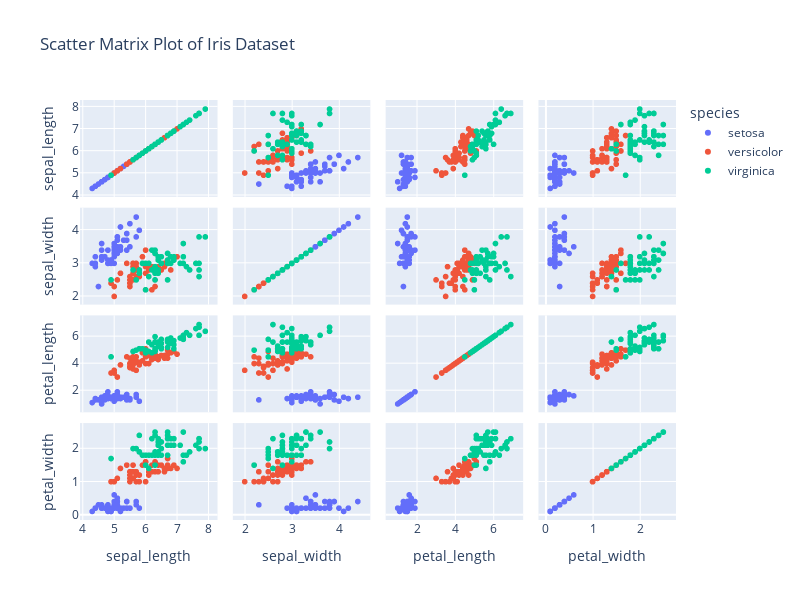

Notebook code for this chart:
### Markdown cell above
## Q4. Using the iris dataset in the Plotly library, Plot a scatter matrix plot, using the "species" column for the color parameter.
## Note: Use "sepal_length", "sepal_width", "petal_length", "petal_width" columns only with the dimensions parameter.

### Code cell
import plotly.express as px

iris = px.data.iris()

fig = px.scatter_matrix(
    iris,
    dimensions=["sepal_length", "sepal_width", "petal_length", "petal_width"],
    color="species",
    title="Scatter Matrix Plot of Iris Dataset",

)

fig.update_layout(
    height=600,
    width=800
)

fig.show()

### Figure 1 — Plotly figure (JSON) as saved in the notebook; plotly's stock layout.template omitted (floating-point values rounded to 4 significant figures)
{"data": [{"dimensions": [{"axis": {"matches": true}, "label": "sepal_length", "values": [5.1, 4.9, 4.7, 4.6, 5, 5.4, 4.6, 5, 4.4, 4.9, 5.4, 4.8, 4.8, 4.3, 5.8, 5.7, 5.4, 5.1, 5.7, 5.1, 5.4, 5.1, 4.6, 5.1, 4.8, 5, 5, 5.2, 5.2, 4.7, 4.8, 5.4, 5.2, 5.5, 4.9, 5, 5.5, 4.9, 4.4, 5.1, 5, 4.5, 4.4, 5, 5.1, 4.8, 5.1, 4.6, 5.3, 5]}, {"axis": {"matches": true}, "label": "sepal_width", "values": [3.5, 3, 3.2, 3.1, 3.6, 3.9, 3.4, 3.4, 2.9, 3.1, 3.7, 3.4, 3, 3, 4, 4.4, 3.9, 3.5, 3.8, 3.8, 3.4, 3.7, 3.6, 3.3, 3.4, 3, 3.4, 3.5, 3.4, 3.2, 3.1, 3.4, 4.1, 4.2, 3.1, 3.2, 3.5, 3.1, 3, 3.4, 3.5, 2.3, 3.2, 3.5, 3.8, 3, 3.8, 3.2, 3.7, 3.3]}, {"axis": {"matches": true}, "label": "petal_length", "values": [1.4, 1.4, 1.3, 1.5, 1.4, 1.7, 1.4, 1.5, 1.4, 1.5, 1.5, 1.6, 1.4, 1.1, 1.2, 1.5, 1.3, 1.4, 1.7, 1.5, 1.7, 1.5, 1, 1.7, 1.9, 1.6, 1.6, 1.5, 1.4, 1.6, 1.6, 1.5, 1.5, 1.4, 1.5, 1.2, 1.3, 1.5, 1.3, 1.5, 1.3, 1.3, 1.3, 1.6, 1.9, 1.4, 1.6, 1.4, 1.5, 1.4]}, {"axis": {"matches": true}, "label": "petal_width", "values": [0.2, 0.2, 0.2, 0.2, 0.2, 0.4, 0.3, 0.2, 0.2, 0.1, 0.2, 0.2, 0.1, 0.1, 0.2, 0.4, 0.4, 0.3, 0.3, 0.3, 0.2, 0.4, 0.2, 0.5, 0.2, 0.2, 0.4, 0.2, 0.2, 0.2, 0.2, 0.4, 0.1, 0.2, 0.1, 0.2, 0.2, 0.1, 0.2, 0.2, 0.3, 0.3, 0.2, 0.6, 0.4, 0.3, 0.2, 0.2, 0.2, 0.2]}], "hovertemplate": "species=setosa<br>%{xaxis.title.text}=%{x}<br>%{yaxis.title.text}=%{y}<extra></extra>", "legendgroup": "setosa", "marker": {"color": "#636efa", "symbol": "circle"}, "name": "setosa", "showlegend": true, "type": "splom"}, {"dimensions": [{"axis": {"matches": true}, "label": "sepal_length", "values": [7, 6.4, 6.9, 5.5, 6.5, 5.7, 6.3, 4.9, 6.6, 5.2, 5, 5.9, 6, 6.1, 5.6, 6.7, 5.6, 5.8, 6.2, 5.6, 5.9, 6.1, 6.3, 6.1, 6.4, 6.6, 6.8, 6.7, 6, 5.7, 5.5, 5.5, 5.8, 6, 5.4, 6, 6.7, 6.3, 5.6, 5.5, 5.5, 6.1, 5.8, 5, 5.6, 5.7, 5.7, 6.2, 5.1, 5.7]}, {"axis": {"matches": true}, "label": "sepal_width", "values": [3.2, 3.2, 3.1, 2.3, 2.8, 2.8, 3.3, 2.4, 2.9, 2.7, 2, 3, 2.2, 2.9, 2.9, 3.1, 3, 2.7, 2.2, 2.5, 3.2, 2.8, 2.5, 2.8, 2.9, 3, 2.8, 3, 2.9, 2.6, 2.4, 2.4, 2.7, 2.7, 3, 3.4, 3.1, 2.3, 3, 2.5, 2.6, 3, 2.6, 2.3, 2.7, 3, 2.9, 2.9, 2.5, 2.8]}, {"axis": {"matches": true}, "label": "petal_length", "values": [4.7, 4.5, 4.9, 4, 4.6, 4.5, 4.7, 3.3, 4.6, 3.9, 3.5, 4.2, 4, 4.7, 3.6, 4.4, 4.5, 4.1, 4.5, 3.9, 4.8, 4, 4.9, 4.7, 4.3, 4.4, 4.8, 5, 4.5, 3.5, 3.8, 3.7, 3.9, 5.1, 4.5, 4.5, 4.7, 4.4, 4.1, 4, 4.4, 4.6, 4, 3.3, 4.2, 4.2, 4.2, 4.3, 3, 4.1]}, {"axis": {"matches": true}, "label": "petal_width", "values": [1.4, 1.5, 1.5, 1.3, 1.5, 1.3, 1.6, 1, 1.3, 1.4, 1, 1.5, 1, 1.4, 1.3, 1.4, 1.5, 1, 1.5, 1.1, 1.8, 1.3, 1.5, 1.2, 1.3, 1.4, 1.4, 1.7, 1.5, 1, 1.1, 1, 1.2, 1.6, 1.5, 1.6, 1.5, 1.3, 1.3, 1.3, 1.2, 1.4, 1.2, 1, 1.3, 1.2, 1.3, 1.3, 1.1, 1.3]}], "hovertemplate": "species=versicolor<br>%{xaxis.title.text}=%{x}<br>%{yaxis.title.text}=%{y}<extra></extra>", "legendgroup": "versicolor", "marker": {"color": "#EF553B", "symbol": "circle"}, "name": "versicolor", "showlegend": true, "type": "splom"}, {"dimensions": [{"axis": {"matches": true}, "label": "sepal_length", "values": [6.3, 5.8, 7.1, 6.3, 6.5, 7.6, 4.9, 7.3, 6.7, 7.2, 6.5, 6.4, 6.8, 5.7, 5.8, 6.4, 6.5, 7.7, 7.7, 6, 6.9, 5.6, 7.7, 6.3, 6.7, 7.2, 6.2, 6.1, 6.4, 7.2, 7.4, 7.9, 6.4, 6.3, 6.1, 7.7, 6.3, 6.4, 6, 6.9, 6.7, 6.9, 5.8, 6.8, 6.7, 6.7, 6.3, 6.5, 6.2, 5.9]}, {"axis": {"matches": true}, "label": "sepal_width", "values": [3.3, 2.7, 3, 2.9, 3, 3, 2.5, 2.9, 2.5, 3.6, 3.2, 2.7, 3, 2.5, 2.8, 3.2, 3, 3.8, 2.6, 2.2, 3.2, 2.8, 2.8, 2.7, 3.3, 3.2, 2.8, 3, 2.8, 3, 2.8, 3.8, 2.8, 2.8, 2.6, 3, 3.4, 3.1, 3, 3.1, 3.1, 3.1, 2.7, 3.2, 3.3, 3, 2.5, 3, 3.4, 3]}, {"axis": {"matches": true}, "label": "petal_length", "values": [6, 5.1, 5.9, 5.6, 5.8, 6.6, 4.5, 6.3, 5.8, 6.1, 5.1, 5.3, 5.5, 5, 5.1, 5.3, 5.5, 6.7, 6.9, 5, 5.7, 4.9, 6.7, 4.9, 5.7, 6, 4.8, 4.9, 5.6, 5.8, 6.1, 6.4, 5.6, 5.1, 5.6, 6.1, 5.6, 5.5, 4.8, 5.4, 5.6, 5.1, 5.1, 5.9, 5.7, 5.2, 5, 5.2, 5.4, 5.1]}, {"axis": {"matches": true}, "label": "petal_width", "values": [2.5, 1.9, 2.1, 1.8, 2.2, 2.1, 1.7, 1.8, 1.8, 2.5, 2, 1.9, 2.1, 2, 2.4, 2.3, 1.8, 2.2, 2.3, 1.5, 2.3, 2, 2, 1.8, 2.1, 1.8, 1.8, 1.8, 2.1, 1.6, 1.9, 2, 2.2, 1.5, 1.4, 2.3, 2.4, 1.8, 1.8, 2.1, 2.4, 2.3, 1.9, 2.3, 2.5, 2.3, 1.9, 2, 2.3, 1.8]}], "hovertemplate": "species=virginica<br>%{xaxis.title.text}=%{x}<br>%{yaxis.title.text}=%{y}<extra></extra>", "legendgroup": "virginica", "marker": {"color": "#00cc96", "symbol": "circle"}, "name": "virginica", "showlegend": true, "type": "splom"}], "layout": {"dragmode": "select", "height": 600, "legend": {"title": {"text": "species"}, "tracegroupgap": 0}, "title": {"text": "Scatter Matrix Plot of Iris Dataset"}, "width": 800, "xaxis": {"autorange": true, "range": [3.912, 8.288], "type": "linear"}, "xaxis2": {"autorange": true, "range": [1.741, 4.659], "type": "linear"}, "xaxis3": {"autorange": true, "range": [0.3639, 7.536], "type": "linear"}, "xaxis4": {"autorange": true, "range": [-0.1588, 2.759], "type": "linear"}, "yaxis": {"autorange": true, "range": [3.912, 8.288], "type": "linear"}, "yaxis2": {"autorange": true, "range": [1.741, 4.659], "type": "linear"}, "yaxis3": {"autorange": true, "range": [0.3639, 7.536], "type": "linear"}, "yaxis4": {"autorange": true, "range": [-0.1588, 2.759], "type": "linear"}}}
